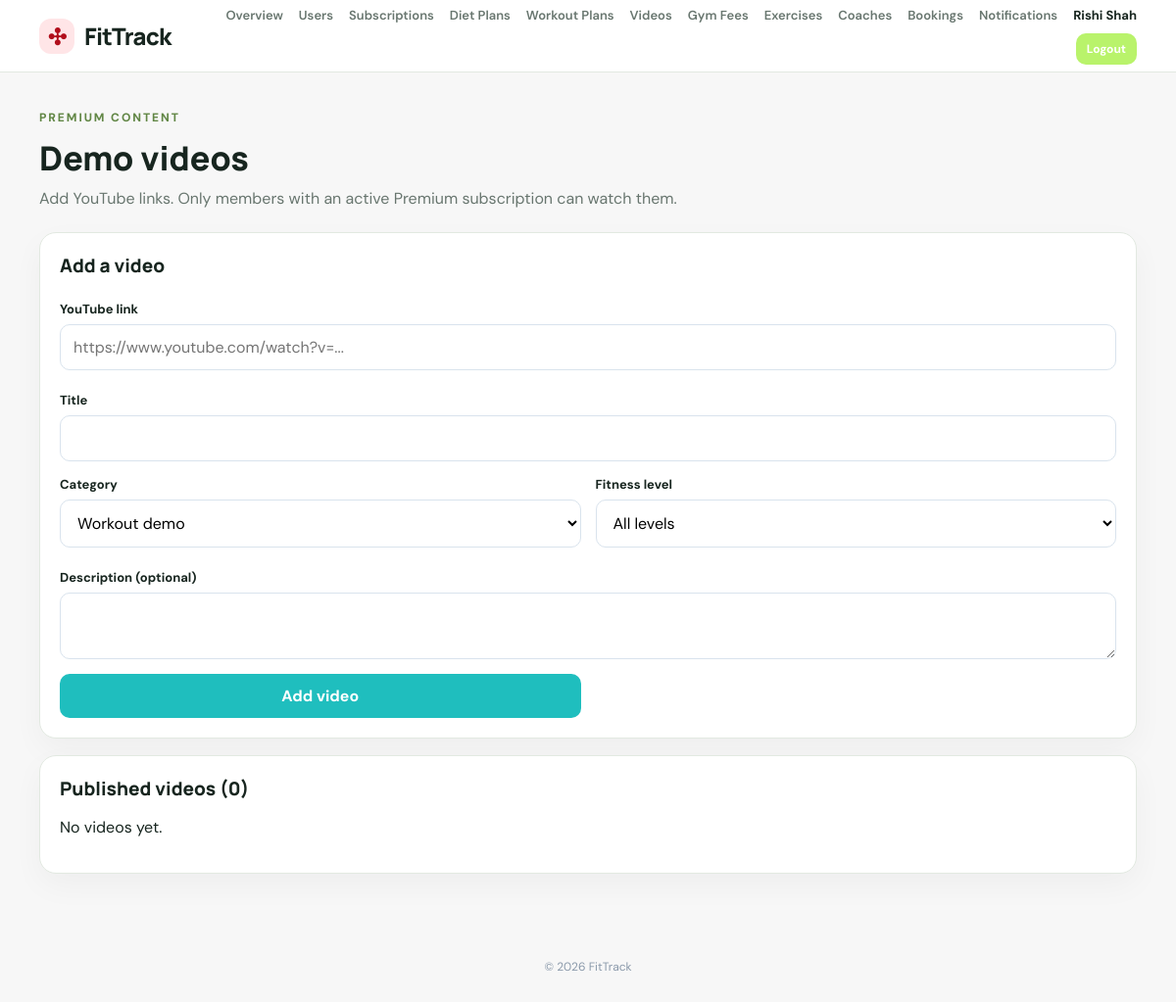
The page /admin/videos.php (signed in) on the database as committed earlier.
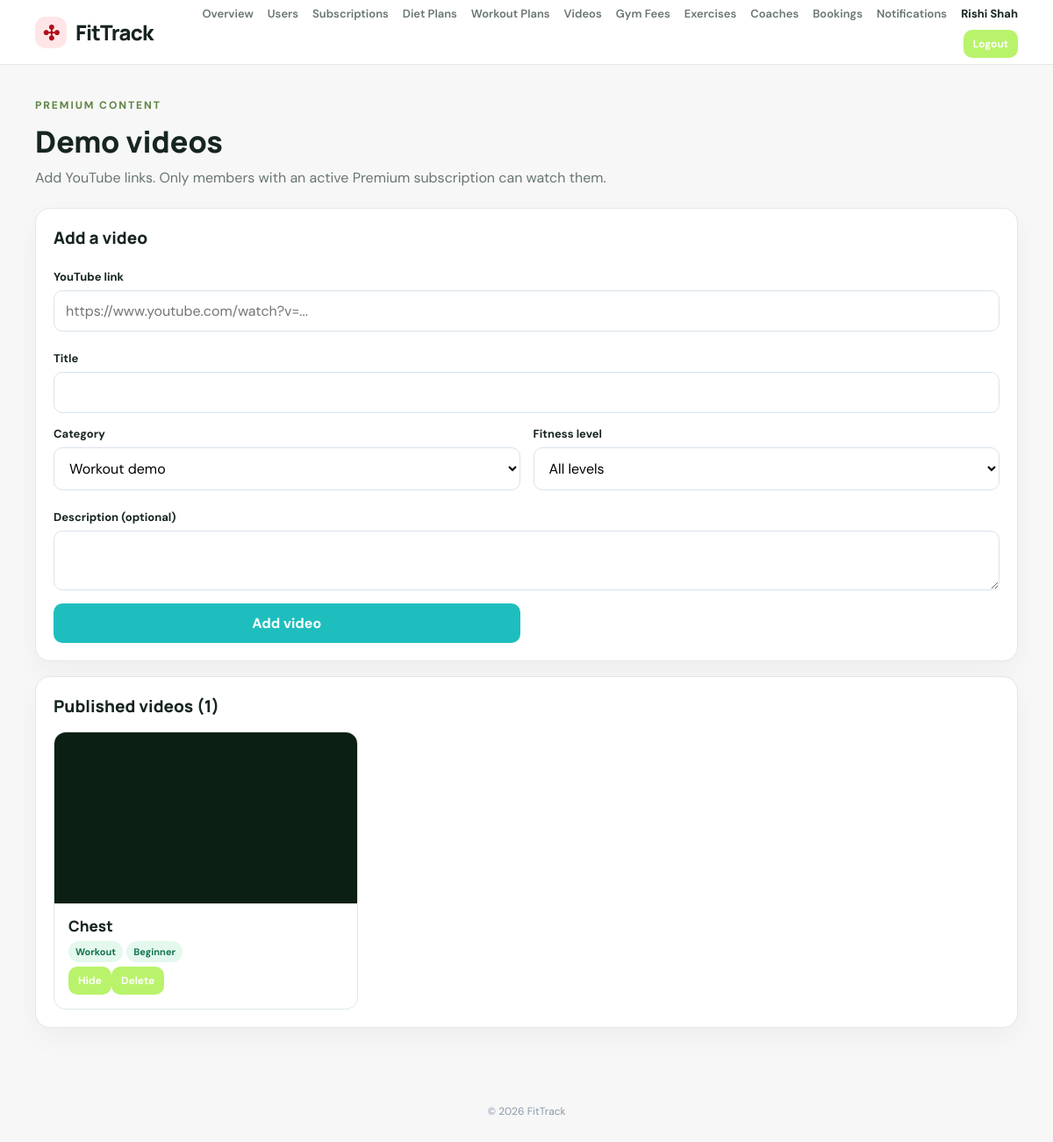
The same page on the database as committed later.
### tables this page shows
CREATE TABLE `premium_videos` (
  `id` bigint(20) UNSIGNED NOT NULL,
  `title` varchar(160) NOT NULL,
  `description` text DEFAULT NULL,
  `youtube_id` varchar(20) NOT NULL,
  `category` enum('workout','diet','general') NOT NULL DEFAULT 'workout',
  `fitness_level` enum('all','beginner','intermediate','expert') NOT NULL DEFAULT 'all',
  `is_active` tinyint(1) NOT NULL DEFAULT 1,
  `created_by` bigint(20) UNSIGNED DEFAULT NULL,
  `created_at` timestamp NOT NULL DEFAULT current_timestamp()
);

### includes/init.php (called while the page is built, shortened)
<?php
function e(mixed $value): string
{
    return htmlspecialchars((string) $value, ENT_QUOTES, 'UTF-8');
}

### admin/videos.php (the view, shortened to what this page needs)
<?php
require_once __DIR__ . '/../includes/auth.php';
$videos = $pdo->query('SELECT * FROM premium_videos ORDER BY created_at DESC')->fetchAll();
require __DIR__ . '/../includes/header.php';
?>
<section class="page-heading">
    <div>
        <p class="eyebrow">PREMIUM CONTENT</p>
        <h1>Demo videos</h1>
        <p>Add YouTube links. Only members with an active Premium subscription can watch them.</p>
    </div>
</section>
<section class="panel">
    <h2>Add a video</h2>
    <form method="post" class="form-grid">
        <div class="full">
            <label>YouTube link</label>
            <input name="youtube_url" required placeholder="https://www.youtube.com/watch?v=...">
        </div>
        <div class="full">
            <label>Title</label>
            <input name="title" required maxlength="160">
        </div>
        <div>
            <label>Category</label>
            <select name="category">
                <option value="workout">Workout demo</option>
            </select>
        </div>
        <div>
            <label>Fitness level</label>
            <select name="fitness_level">
                <option value="all">All levels</option>
            </select>
        </div>
        <div class="full">
            <label>Description (optional)</label>
            <textarea name="description" rows="2" maxlength="1000"></textarea>
        </div>
        <div><button class="button">Add video</button></div>
    </form>
</section>
<section class="panel">
    <h2>Published videos (<?= count($videos) ?>)</h2>
    <?php if (!$videos): ?>
        <p>No videos yet.</p>
    <?php else: ?>
        <div class="video-grid">
            <?php foreach ($videos as $v): ?>
                <article class="video-card">
                    <div class="video-frame">
                        <iframe src="https://www.youtube-nocookie.com/embed/<?= e($v['youtube_id']) ?>" title="<?= e($v['title']) ?>" loading="lazy" allowfullscreen></iframe>
                    </div>
                    <div class="video-body">
                        <h3><?= e($v['title']) ?></h3>
                        <p><span class="badge"><?= e(ucfirst($v['category'])) ?></span> <span class="badge"><?= $v['fitness_level'] === 'all' ? 'All levels' : e(ucfirst($v['fitness_level'])) ?></span> </p>
                        <form method="post" class="inline-form">
                            <button class="btn btn-small" name="action" value="toggle"><?= $v['is_active'] ? 'Hide' : 'Show' ?></button>
                            <button class="btn btn-small" name="action" value="delete" onclick="return confirm('Delete this video?')">Delete</button>
                        </form>
                    </div>
                </article>
            <?php endforeach; ?>
        </div>
    <?php endif; ?>
</section>
<?php require __DIR__ . '/../includes/footer.php'; ?>

Rows that differ between the two databases and show on the page:
added premium_videos: title "Chest", category "Workout", fitness_level "Beginner", is_active "Hide"
Other text that changed with them:
count($videos): "0" → "1"
text no longer shown: "No videos yet."
